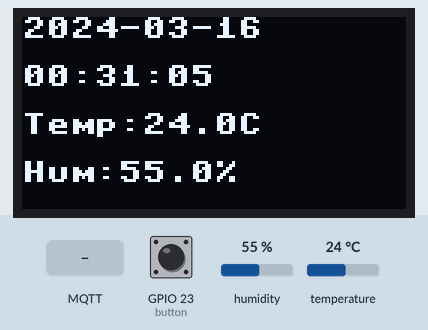
Simulated run of this program. Board: ESP32 board running MicroPython. Shown: 128×64 one-colour display. The inputs (shaded band) are chosen by the test bench; at power-on: GPIO 23 (button) HIGH, humidity 55 %, temperature 24 °C. WiFi joins after 1.5 s; the clock reads 2024-03-15 10:24:30 at power-on unless the program sets it; no MQTT or app messages arrive unless stated; what the program prints to the serial console is not drawn.

Above: at 2.9 s.
3.0 s: GPIO 23 (button) pulled LOW for 0.3 s
At 3.6 s:
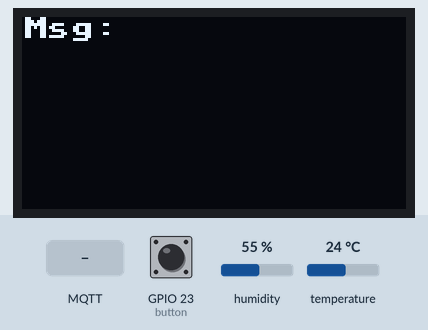
4.8 s: MQTT message "0113" arrives on the first subscribed topic
At 5.8 s:
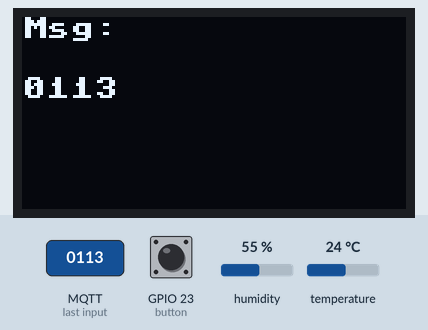
6.5 s: MQTT message "on" arrives on the first subscribed topic
At 7.9 s:
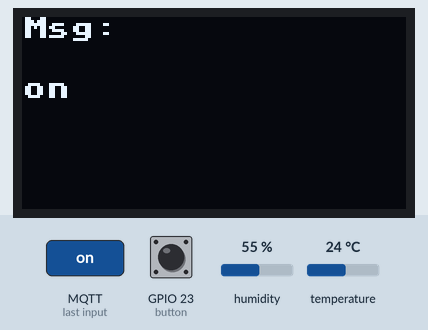
8.2 s: MQTT message "off" arrives on the first subscribed topic
At 8.5 s:
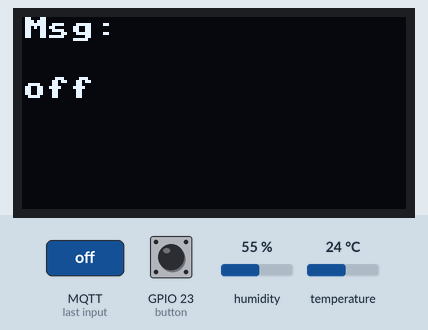
11.2 s: GPIO 23 (button) pulled LOW for 1 s
At 12.8 s:
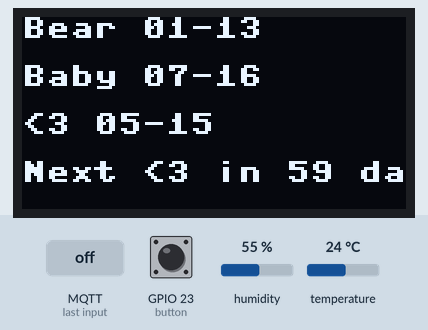
Timing chart, 0 to 14.3 s (numbered marks = the images above; inputs shaded):
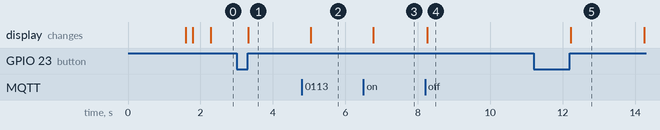

The program:

main.py
```python
import network, time
from machine import Pin, I2C
import ssd1306
import dht
from umqtt.simple import MQTTClient

# === WiFi 設定 ===
ssid = "你的WIFI名稱"
password = "你的WIFI密碼"

sta_if = network.WLAN(network.STA_IF)
sta_if.active(True)
sta_if.connect(ssid, password)

while not sta_if.isconnected():
    print("Connecting WiFi...")
    time.sleep(1)

print("WiFi connected:", sta_if.ifconfig())

# === OLED 初始化 ===
i2c = I2C(0, scl=Pin(22), sda=Pin(21))
oled = ssd1306.SSD1306_I2C(128, 64, i2c)

# === DHT22 初始化 ===
dht_sensor = dht.DHT22(Pin(4))

# === 按鈕初始化 ===
button = Pin(23, Pin.IN, Pin.PULL_UP)

def button_pressed():
    if button.value() == 0:
        time.sleep_ms(50)
        if button.value() == 0:
            while button.value() == 0:
                pass
            return True
    return False

# === MQTT Broker 設定 ===
mqtt_server = "test.mosquitto.org"
client_id = "esp32_oled"
topic_sub = b"pei/oled"
message_text = ""

def sub_cb(topic, msg):
    global message_text
    message_text = msg.decode()
    print("Got message:", message_text)

client = MQTTClient(client_id, mqtt_server)
client.set_callback(sub_cb)
client.connect()
client.subscribe(topic_sub)

# === 畫面狀態 ===
screen_mode = 0   # 0=日期+溫溼度, 1=訊息畫面, 2=倒數頁面
last_switch_time = time.time()

# === 特殊日期設定 ===
special_dates = {
    "0113": "Happy Birthday!",
    "0716": "My Birthday!",
    "0515": "Anniversary!"
}

# === 簡單動畫效果 ===
def blink_text(text, times=3):
    for i in range(times):
        oled.fill(0)
        oled.text(text, 0, 20)
        oled.show()
        time.sleep(0.5)
        oled.fill(0)
        oled.show()
        time.sleep(0.5)

# === 倒數日期功能 ===
def days_until(month, day):
    today = time.localtime()
    target = time.mktime((today[0], month, day, 0, 0, 0, 0, 0))
    now = time.mktime(today)
    diff = int((target - now) / 86400)
    return diff if diff >= 0 else None

def show_countdowns(oled, skip_last=False):
    events = [
        ("Bear", 1, 13),
        ("Baby", 7, 16),
        ("<3", 5, 15)
    ]
    y = 0
    nearest_name = None
    nearest_days = None

    for name, m, d in events:
        days = days_until(m, d)
        if days is not None and days <= 7:
            oled.text("{} in {} days".format(name, days), 0, y)
        elif days is not None:
            oled.text("{} {:02d}-{:02d}".format(name, m, d), 0, y)
        else:
            oled.text("{} {:02d}-{:02d}".format(name, m, d), 0, y)
        y += 16

        if days is not None:
            if nearest_days is None or days < nearest_days:
                nearest_days = days
                nearest_name = name

    if not skip_last and nearest_name is not None:
        oled.text("Next {} in {} days".format(nearest_name, nearest_days), 0, 48)

    return nearest_name, nearest_days

def marquee_text(oled, text, y=48, speed=4):
    width = len(text) * 8
    for x in range(0, 128 + width, speed):
        oled.fill(0)
        show_countdowns(oled, skip_last=True)
        oled.text(text, 128 - x, y)
        oled.show()
        time.sleep(0.1)

# === 主迴圈 ===
while True:
    client.check_msg()

    today = time.localtime()
    date_str = "{:02d}{:02d}".format(today[1], today[2])
    full_date = "{:04d}-{:02d}-{:02d}".format(today[0], today[1], today[2])
    full_time = "{:02d}:{:02d}:{:02d}".format(today[3], today[4], today[5])

    try:
        dht_sensor.measure()
        temp = dht_sensor.temperature()
        hum = dht_sensor.humidity()
    except:
        temp, hum = 0, 0

    # 按鈕切換畫面
    if button_pressed():
        screen_mode = (screen_mode + 1) % 3
        last_switch_time = time.time()

    # 自動回到第一頁 (例如 10 秒)
    if screen_mode in (1, 2) and (time.time() - last_switch_time > 10):
        screen_mode = 0

    oled.fill(0)
    if screen_mode == 0:
        special_msg = special_dates.get(date_str)
        if special_msg:
            blink_text(special_msg, 5)
        else:
            oled.text(full_date, 0, 0)       # 第 1 行
            oled.text(full_time, 0, 16)      # 第 2 行
            oled.text("Temp:{}C".format(temp), 0, 32)  # 第 3 行
            oled.text("Hum:{}%".format(hum), 0, 48)    # 第 4 行

    elif screen_mode == 1:
        oled.text("Msg:", 0, 0)
        oled.text(message_text[:16], 0, 20)
        oled.text(message_text[16:32], 0, 40)

    elif screen_mode == 2:
        nearest_name, nearest_days = show_countdowns(oled)
        oled.show()
        time.sleep(2)
        if nearest_name is not None:
            marquee_text(oled, "Next {} in {} days".format(nearest_name, nearest_days), y=48)

    oled.show()
    time.sleep(0.2)
```

boot.py
```python
# boot.py - 開機設定檔案
import network
import ntptime
import time
from machine import RTC

def connect_wifi(ssid, password):
    """連接 WiFi"""
    wlan = network.WLAN(network.STA_IF)
    wlan.active(True)

    if not wlan.isconnected():
        print('連接 WiFi...')
        wlan.connect(ssid, password)

        # 等待連接，最多 10 秒
        for _ in range(20):
            if wlan.isconnected():
                break
            time.sleep(0.5)

    if wlan.isconnected():
        print('WiFi 已連接:', wlan.ifconfig())
        return True
    else:
        print('WiFi 連接失敗')
        return False

def sync_ntp():
    """同步網路時間"""
    try:
        # 設置時區 (台灣 UTC+8)
        ntptime.host = "pool.ntp.org"
        ntptime.settime()

        # 調整時區
        rtc = RTC()
        tm = time.localtime()
        tm_adj = (tm[0], tm[1], tm[2], tm[3] + 8, tm[4], tm[5], tm[6], tm[7])
        rtc.datetime(tm_adj)

        print("時間已同步:", time.localtime())
        return True
    except Exception as e:
        print("NTP 同步失敗:", e)
        return False

# 主要設定
SSID = "Beiyin"
PASSWORD = "macarena67"

# 嘗試連接 WiFi
if connect_wifi(SSID, PASSWORD):
    # 同步時間
    sync_ntp()
else:
    print('使用本機時間')

print("系統啟動完成")
```

Measured:
- after the input at 3.0 s, the display: changes after 0.32 s (image 1)
- after the input at 4.8 s, the display: changes after 0.25 s (image 2)
- after the input at 6.5 s, the display: changes after 0.28 s (image 3)
- after the input at 8.2 s, the display: changes after 0.06 s (image 4)
- after the input at 11.2 s, the display: changes after 1.0 s (image 5)
